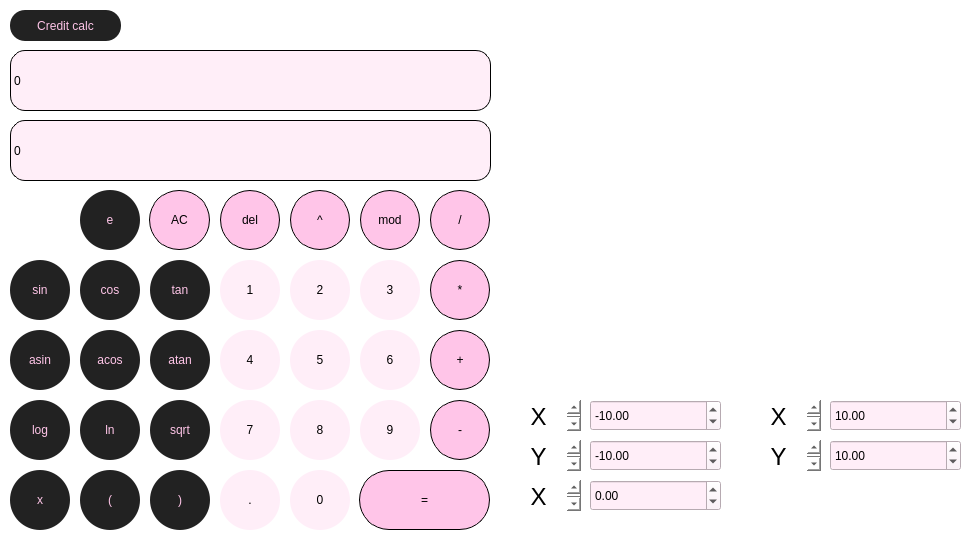
<?xml version="1.0" encoding="UTF-8"?>
<ui version="4.0">
 <class>CalcView</class>
 <widget class="QMainWindow" name="CalcView">
  <property name="geometry">
   <rect>
    <x>0</x>
    <y>0</y>
    <width>972</width>
    <height>536</height>
   </rect>
  </property>
  <property name="windowTitle">
   <string>SmartCalc v2.0</string>
  </property>
  <property name="styleSheet">
   <string notr="true">background-color: white;</string>
  </property>
  <widget class="QWidget" name="centralwidget">
   <widget class="QPushButton" name="num_1">
    <property name="geometry">
     <rect>
      <x>220</x>
      <y>260</y>
      <width>60</width>
      <height>60</height>
     </rect>
    </property>
    <property name="styleSheet">
     <string notr="true">QPushButton {
	background-color: #FFEEF8;
	border: none;
	border-radius: 30%;	
	color: #000000;
	font: 300 30pt;
}

QPushButton:pressed {
	background-color: #FFBBE3;
}</string>
    </property>
    <property name="text">
     <string>1</string>
    </property>
   </widget>
   <widget class="QPushButton" name="num_2">
    <property name="geometry">
     <rect>
      <x>290</x>
      <y>260</y>
      <width>60</width>
      <height>60</height>
     </rect>
    </property>
    <property name="styleSheet">
     <string notr="true">QPushButton {
	background-color: #FFEEF8;
	border: none;
	border-radius: 30%;	
	color: #000000;
	font: 300 30pt;
}

QPushButton:pressed {
	background-color: #FFBBE3;
}</string>
    </property>
    <property name="text">
     <string>2</string>
    </property>
   </widget>
   <widget class="QPushButton" name="num_3">
    <property name="geometry">
     <rect>
      <x>360</x>
      <y>260</y>
      <width>60</width>
      <height>60</height>
     </rect>
    </property>
    <property name="styleSheet">
     <string notr="true">QPushButton {
	background-color: #FFEEF8;
	border: none;
	border-radius: 30%;	
	color: #000000;
	font: 300 30pt;
}

QPushButton:pressed {
	background-color: #FFBBE3;
}</string>
    </property>
    <property name="text">
     <string>3</string>
    </property>
   </widget>
   <widget class="QPushButton" name="num_4">
    <property name="geometry">
     <rect>
      <x>220</x>
      <y>330</y>
      <width>60</width>
      <height>60</height>
     </rect>
    </property>
    <property name="autoFillBackground">
     <bool>false</bool>
    </property>
    <property name="styleSheet">
     <string notr="true">QPushButton {
	background-color: #FFEEF8;
	border: none;
	border-radius: 30%;	
	color: #000000;
	font: 300 30pt;
}

QPushButton:pressed {
	background-color: #FFBBE3;
}</string>
    </property>
    <property name="text">
     <string>4</string>
    </property>
   </widget>
   <widget class="QPushButton" name="num_5">
    <property name="geometry">
     <rect>
      <x>290</x>
      <y>330</y>
      <width>60</width>
      <height>60</height>
     </rect>
    </property>
    <property name="styleSheet">
     <string notr="true">QPushButton {
	background-color: #FFEEF8;
	border: none;
	border-radius: 30%;	
	color: #000000;
	font: 300 30pt;
}

QPushButton:pressed {
	background-color: #FFBBE3;
}</string>
    </property>
    <property name="text">
     <string>5</string>
    </property>
   </widget>
   <widget class="QPushButton" name="num_6">
    <property name="geometry">
     <rect>
      <x>360</x>
      <y>330</y>
      <width>60</width>
      <height>60</height>
     </rect>
    </property>
    <property name="styleSheet">
     <string notr="true">QPushButton {
	background-color: #FFEEF8;
	border: none;
	border-radius: 30%;	
	color: #000000;
	font: 300 30pt;
}

QPushButton:pressed {
	background-color: #FFBBE3;
}</string>
    </property>
    <property name="text">
     <string>6</string>
    </property>
   </widget>
   <widget class="QPushButton" name="num_7">
    <property name="geometry">
     <rect>
      <x>220</x>
      <y>400</y>
      <width>60</width>
      <height>60</height>
     </rect>
    </property>
    <property name="styleSheet">
     <string notr="true">QPushButton {
	background-color: #FFEEF8;
	border: none;
	border-radius: 30%;	
	color: #000000;
	font: 300 30pt;
}

QPushButton:pressed {
	background-color: #FFBBE3;
}</string>
    </property>
    <property name="text">
     <string>7</string>
    </property>
   </widget>
   <widget class="QPushButton" name="num_8">
    <property name="geometry">
     <rect>
      <x>290</x>
      <y>400</y>
      <width>60</width>
      <height>60</height>
     </rect>
    </property>
    <property name="styleSheet">
     <string notr="true">QPushButton {
	background-color: #FFEEF8;
	border: none;
	border-radius: 30%;	
	color: #000000;
	font: 300 30pt;
}

QPushButton:pressed {
	background-color: #FFBBE3;
}</string>
    </property>
    <property name="text">
     <string>8</string>
    </property>
   </widget>
   <widget class="QPushButton" name="num_9">
    <property name="geometry">
     <rect>
      <x>360</x>
      <y>400</y>
      <width>60</width>
      <height>60</height>
     </rect>
    </property>
    <property name="styleSheet">
     <string notr="true">QPushButton {
	background-color: #FFEEF8;
	border: none;
	border-radius: 30%;	
	color: #000000;
	font: 300 30pt;
}

QPushButton:pressed {
	background-color: #FFBBE3;
}</string>
    </property>
    <property name="text">
     <string>9</string>
    </property>
   </widget>
   <widget class="QPushButton" name="num_0">
    <property name="geometry">
     <rect>
      <x>290</x>
      <y>470</y>
      <width>60</width>
      <height>60</height>
     </rect>
    </property>
    <property name="styleSheet">
     <string notr="true">QPushButton {
	background-color: #FFEEF8;
	border: none;
	border-radius: 30%;	
	color: #000000;
	font: 300 30pt;
}

QPushButton:pressed {
	background-color: #FFBBE3;
}</string>
    </property>
    <property name="text">
     <string>0</string>
    </property>
   </widget>
   <widget class="QPushButton" name="dot">
    <property name="geometry">
     <rect>
      <x>220</x>
      <y>470</y>
      <width>60</width>
      <height>60</height>
     </rect>
    </property>
    <property name="styleSheet">
     <string notr="true">QPushButton {
	background-color: #FFEEF8;
	border: none;
	border-radius: 30%;	
	color: #000000;
	font: 300 30pt;
}

QPushButton:pressed {
	background-color: #FFBBE3;
}</string>
    </property>
    <property name="text">
     <string>.</string>
    </property>
   </widget>
   <widget class="QPushButton" name="eq">
    <property name="geometry">
     <rect>
      <x>359</x>
      <y>470</y>
      <width>131</width>
      <height>60</height>
     </rect>
    </property>
    <property name="styleSheet">
     <string notr="true">QPushButton {
	background-color: #FFC5E8;
	border: none;
	border-radius: 30%;	
	color: #000000;
	font: 300 25pt;
	border: 1px solid black;
}
QPushButton:pressed {
	background-color: #ffa5db;
}</string>
    </property>
    <property name="text">
     <string>=</string>
    </property>
   </widget>
   <widget class="QPushButton" name="minus">
    <property name="geometry">
     <rect>
      <x>430</x>
      <y>400</y>
      <width>60</width>
      <height>60</height>
     </rect>
    </property>
    <property name="styleSheet">
     <string notr="true">QPushButton {
	background-color: #FFC5E8;
	border: none;
	border-radius: 30%;	
	color: #000000;
	font: 300 25pt;
	border: 1px solid black;
}
QPushButton:pressed {
	background-color: #ffa5db;
}</string>
    </property>
    <property name="text">
     <string>-</string>
    </property>
   </widget>
   <widget class="QPushButton" name="plus">
    <property name="geometry">
     <rect>
      <x>430</x>
      <y>330</y>
      <width>60</width>
      <height>60</height>
     </rect>
    </property>
    <property name="styleSheet">
     <string notr="true">QPushButton {
	background-color: #FFC5E8;
	border: none;
	border-radius: 30%;	
	color: #000000;
	font: 300 25pt;
	border: 1px solid black;
}
QPushButton:pressed {
	background-color: #ffa5db;
}</string>
    </property>
    <property name="text">
     <string>+</string>
    </property>
   </widget>
   <widget class="QPushButton" name="mul">
    <property name="geometry">
     <rect>
      <x>430</x>
      <y>260</y>
      <width>60</width>
      <height>60</height>
     </rect>
    </property>
    <property name="styleSheet">
     <string notr="true">QPushButton {
	background-color: #FFC5E8;
	border: none;
	border-radius: 30%;	
	color: #000000;
	font: 300 25pt;
	border: 1px solid black;
}
QPushButton:pressed {
	background-color: #ffa5db;
}</string>
    </property>
    <property name="text">
     <string>*</string>
    </property>
   </widget>
   <widget class="QPushButton" name="div">
    <property name="geometry">
     <rect>
      <x>430</x>
      <y>190</y>
      <width>60</width>
      <height>60</height>
     </rect>
    </property>
    <property name="styleSheet">
     <string notr="true">QPushButton {
	background-color: #FFC5E8;
	border: none;
	border-radius: 30%;	
	color: #000000;
	font: 300 25pt;
	border: 1px solid black;
}
QPushButton:pressed {
	background-color: #ffa5db;
}</string>
    </property>
    <property name="text">
     <string>/</string>
    </property>
   </widget>
   <widget class="QPushButton" name="del">
    <property name="geometry">
     <rect>
      <x>220</x>
      <y>190</y>
      <width>60</width>
      <height>60</height>
     </rect>
    </property>
    <property name="styleSheet">
     <string notr="true">QPushButton {
	background-color: #FFC5E8;
	border: none;
	border-radius: 30%;	
	color: #000000;
	font: 300 25pt;
	border: 1px solid black;
}
QPushButton:pressed {
	background-color: #ffa5db;
}</string>
    </property>
    <property name="text">
     <string>del</string>
    </property>
   </widget>
   <widget class="QPushButton" name="clear">
    <property name="geometry">
     <rect>
      <x>149</x>
      <y>190</y>
      <width>61</width>
      <height>60</height>
     </rect>
    </property>
    <property name="styleSheet">
     <string notr="true">QPushButton {
	background-color: #FFC5E8;
	border: none;
	border-radius: 30%;	
	color: #000000;
	font: 300 25pt;
	border: 1px solid black;
}
QPushButton:pressed {
	background-color: #ffa5db;
}</string>
    </property>
    <property name="text">
     <string>AC</string>
    </property>
   </widget>
   <widget class="QPushButton" name="mod">
    <property name="geometry">
     <rect>
      <x>360</x>
      <y>190</y>
      <width>60</width>
      <height>60</height>
     </rect>
    </property>
    <property name="styleSheet">
     <string notr="true">QPushButton {
	background-color: #FFC5E8;
	border: none;
	border-radius: 30%;	
	color: #000000;
	font: 300 25pt;
	border: 1px solid black;
}
QPushButton:pressed {
	background-color: #ffa5db;
}</string>
    </property>
    <property name="text">
     <string>mod</string>
    </property>
   </widget>
   <widget class="QPushButton" name="sin">
    <property name="geometry">
     <rect>
      <x>10</x>
      <y>260</y>
      <width>60</width>
      <height>60</height>
     </rect>
    </property>
    <property name="styleSheet">
     <string notr="true">QPushButton {
	background-color: #222222;
	border: none;
	border-radius: 30%;	
	color: #FFC5E8;
	font: 500 22pt;
}
QPushButton:pressed {
	background-color: #3C3C3C;
}</string>
    </property>
    <property name="text">
     <string>sin</string>
    </property>
   </widget>
   <widget class="QPushButton" name="cos">
    <property name="geometry">
     <rect>
      <x>80</x>
      <y>260</y>
      <width>60</width>
      <height>60</height>
     </rect>
    </property>
    <property name="styleSheet">
     <string notr="true">QPushButton {
	background-color: #222222;
	border: none;
	border-radius: 30%;	
	color: #FFC5E8;
	font: 500 22pt;
}
QPushButton:pressed {
	background-color: #3C3C3C;
}</string>
    </property>
    <property name="text">
     <string>cos</string>
    </property>
   </widget>
   <widget class="QPushButton" name="tan">
    <property name="geometry">
     <rect>
      <x>150</x>
      <y>260</y>
      <width>60</width>
      <height>60</height>
     </rect>
    </property>
    <property name="styleSheet">
     <string notr="true">QPushButton {
	background-color: #222222;
	border: none;
	border-radius: 30%;	
	color: #FFC5E8;
	font: 500 22pt;
}
QPushButton:pressed {
	background-color: #3C3C3C;
}</string>
    </property>
    <property name="text">
     <string>tan</string>
    </property>
   </widget>
   <widget class="QPushButton" name="asin">
    <property name="geometry">
     <rect>
      <x>10</x>
      <y>330</y>
      <width>60</width>
      <height>60</height>
     </rect>
    </property>
    <property name="styleSheet">
     <string notr="true">QPushButton {
	background-color: #222222;
	border: none;
	border-radius: 30%;	
	color: #FFC5E8;
	font: 500 22pt;
}
QPushButton:pressed {
	background-color: #3C3C3C;
}</string>
    </property>
    <property name="text">
     <string>asin</string>
    </property>
   </widget>
   <widget class="QPushButton" name="acos">
    <property name="geometry">
     <rect>
      <x>80</x>
      <y>330</y>
      <width>60</width>
      <height>60</height>
     </rect>
    </property>
    <property name="styleSheet">
     <string notr="true">QPushButton {
	background-color: #222222;
	border: none;
	border-radius: 30%;	
	color: #FFC5E8;
	font: 500 22pt;
}
QPushButton:pressed {
	background-color: #3C3C3C;
}</string>
    </property>
    <property name="text">
     <string>acos</string>
    </property>
   </widget>
   <widget class="QPushButton" name="atan">
    <property name="geometry">
     <rect>
      <x>150</x>
      <y>330</y>
      <width>60</width>
      <height>60</height>
     </rect>
    </property>
    <property name="styleSheet">
     <string notr="true">QPushButton {
	background-color: #222222;
	border: none;
	border-radius: 30%;	
	color: #FFC5E8;
	font: 500 22pt;
}
QPushButton:pressed {
	background-color: #3C3C3C;
}</string>
    </property>
    <property name="text">
     <string>atan</string>
    </property>
   </widget>
   <widget class="QPushButton" name="log">
    <property name="geometry">
     <rect>
      <x>10</x>
      <y>400</y>
      <width>60</width>
      <height>60</height>
     </rect>
    </property>
    <property name="styleSheet">
     <string notr="true">QPushButton {
	background-color: #222222;
	border: none;
	border-radius: 30%;	
	color: #FFC5E8;
	font: 500 22pt;
}
QPushButton:pressed {
	background-color: #3C3C3C;
}</string>
    </property>
    <property name="text">
     <string>log</string>
    </property>
   </widget>
   <widget class="QPushButton" name="sqrt">
    <property name="geometry">
     <rect>
      <x>150</x>
      <y>400</y>
      <width>60</width>
      <height>60</height>
     </rect>
    </property>
    <property name="styleSheet">
     <string notr="true">QPushButton {
	background-color: #222222;
	border: none;
	border-radius: 30%;	
	color: #FFC5E8;
	font: 500 22pt;
}
QPushButton:pressed {
	background-color: #3C3C3C;
}</string>
    </property>
    <property name="text">
     <string>sqrt</string>
    </property>
   </widget>
   <widget class="QPushButton" name="ln">
    <property name="geometry">
     <rect>
      <x>80</x>
      <y>400</y>
      <width>60</width>
      <height>60</height>
     </rect>
    </property>
    <property name="styleSheet">
     <string notr="true">QPushButton {
	background-color: #222222;
	border: none;
	border-radius: 30%;	
	color: #FFC5E8;
	font: 500 22pt;
}
QPushButton:pressed {
	background-color: #3C3C3C;
}</string>
    </property>
    <property name="text">
     <string>ln</string>
    </property>
   </widget>
   <widget class="QPushButton" name="brace_open">
    <property name="geometry">
     <rect>
      <x>80</x>
      <y>470</y>
      <width>60</width>
      <height>60</height>
     </rect>
    </property>
    <property name="styleSheet">
     <string notr="true">QPushButton {
	background-color: #222222;
	border: none;
	border-radius: 30%;	
	color: #FFC5E8;
	font: 500 22pt;
}
QPushButton:pressed {
	background-color: #3C3C3C;
}</string>
    </property>
    <property name="text">
     <string>(</string>
    </property>
   </widget>
   <widget class="QPushButton" name="brace_close">
    <property name="geometry">
     <rect>
      <x>150</x>
      <y>470</y>
      <width>60</width>
      <height>60</height>
     </rect>
    </property>
    <property name="styleSheet">
     <string notr="true">QPushButton {
	background-color: #222222;
	border: none;
	border-radius: 30%;	
	color: #FFC5E8;
	font: 500 22pt;
}
QPushButton:pressed {
	background-color: #3C3C3C;
}</string>
    </property>
    <property name="text">
     <string>)</string>
    </property>
   </widget>
   <widget class="QLabel" name="label_result">
    <property name="enabled">
     <bool>true</bool>
    </property>
    <property name="geometry">
     <rect>
      <x>10</x>
      <y>120</y>
      <width>481</width>
      <height>61</height>
     </rect>
    </property>
    <property name="styleSheet">
     <string notr="true">QLabel {
	background-color: #FFEEF8;
	border-radius: 15px;
	font: 400 25pt;
	qproperty-alignment: 'AlignVCenter | AlignRight';
	padding-right: 10px;
	color: black;
	border: 1px solid black;
}</string>
    </property>
    <property name="text">
     <string>0</string>
    </property>
   </widget>
   <widget class="QPushButton" name="x">
    <property name="geometry">
     <rect>
      <x>10</x>
      <y>470</y>
      <width>60</width>
      <height>60</height>
     </rect>
    </property>
    <property name="styleSheet">
     <string notr="true">QPushButton {
	background-color: #222222;
	border: none;
	border-radius: 30%;	
	color: #FFC5E8;
	font: 500 22pt;
}
QPushButton:pressed {
	background-color: #3C3C3C;
}</string>
    </property>
    <property name="text">
     <string>x</string>
    </property>
   </widget>
   <widget class="QLabel" name="label_equation">
    <property name="enabled">
     <bool>true</bool>
    </property>
    <property name="geometry">
     <rect>
      <x>10</x>
      <y>50</y>
      <width>481</width>
      <height>61</height>
     </rect>
    </property>
    <property name="styleSheet">
     <string notr="true">QLabel {
	background-color: #FFEEF8;
	border-radius: 15px;
	font: 400 25pt;
	qproperty-alignment: 'AlignVCenter | AlignRight';
	padding-right: 10px;
	color: black;
	border: 1px solid black;
}</string>
    </property>
    <property name="text">
     <string>0</string>
    </property>
   </widget>
   <widget class="QPushButton" name="degree">
    <property name="geometry">
     <rect>
      <x>290</x>
      <y>190</y>
      <width>60</width>
      <height>60</height>
     </rect>
    </property>
    <property name="styleSheet">
     <string notr="true">QPushButton {
	background-color: #FFC5E8;
	border: none;
	border-radius: 30%;	
	color: #000000;
	font: 300 25pt;
	border: 1px solid black;
}
QPushButton:pressed {
	background-color: #ffa5db;
}</string>
    </property>
    <property name="text">
     <string>^</string>
    </property>
   </widget>
   <widget class="QPushButton" name="e">
    <property name="geometry">
     <rect>
      <x>80</x>
      <y>190</y>
      <width>60</width>
      <height>60</height>
     </rect>
    </property>
    <property name="styleSheet">
     <string notr="true">QPushButton {
	background-color: #222222;
	border: none;
	border-radius: 30%;	
	color: #FFC5E8;
	font: 500 22pt;
}
QPushButton:pressed {
	background-color: #3C3C3C;
}</string>
    </property>
    <property name="text">
     <string>e</string>
    </property>
   </widget>
   <widget class="QCustomPlot" name="widget" native="true">
    <property name="geometry">
     <rect>
      <x>510</x>
      <y>50</y>
      <width>451</width>
      <height>341</height>
     </rect>
    </property>
   </widget>
   <widget class="QDoubleSpinBox" name="x_begin_value">
    <property name="geometry">
     <rect>
      <x>590</x>
      <y>400</y>
      <width>131</width>
      <height>31</height>
     </rect>
    </property>
    <property name="focusPolicy">
     <enum>Qt::ClickFocus</enum>
    </property>
    <property name="whatsThis">
     <string notr="true"/>
    </property>
    <property name="accessibleName">
     <string notr="true"/>
    </property>
    <property name="accessibleDescription">
     <string/>
    </property>
    <property name="styleSheet">
     <string notr="true">background-color: #FFEEF8;
font: 400 14pt;
color: black;
qproperty-alignment: AlignLeft;
</string>
    </property>
    <property name="minimum">
     <double>-1000000.000000000000000</double>
    </property>
    <property name="maximum">
     <double>1000000.000000000000000</double>
    </property>
    <property name="value">
     <double>-10.000000000000000</double>
    </property>
   </widget>
   <widget class="QDoubleSpinBox" name="x_end_value">
    <property name="geometry">
     <rect>
      <x>830</x>
      <y>400</y>
      <width>131</width>
      <height>31</height>
     </rect>
    </property>
    <property name="focusPolicy">
     <enum>Qt::ClickFocus</enum>
    </property>
    <property name="styleSheet">
     <string notr="true">background-color: #FFEEF8;
font: 400 14pt;
color: black;
qproperty-alignment: AlignLeft;
</string>
    </property>
    <property name="minimum">
     <double>-1000000.000000000000000</double>
    </property>
    <property name="maximum">
     <double>1000000.000000000000000</double>
    </property>
    <property name="value">
     <double>10.000000000000000</double>
    </property>
   </widget>
   <widget class="QDoubleSpinBox" name="y_begin_value">
    <property name="geometry">
     <rect>
      <x>590</x>
      <y>440</y>
      <width>131</width>
      <height>31</height>
     </rect>
    </property>
    <property name="focusPolicy">
     <enum>Qt::ClickFocus</enum>
    </property>
    <property name="styleSheet">
     <string notr="true">background-color: #FFEEF8;
font: 400 14pt;
color: black;
qproperty-alignment: AlignLeft;
</string>
    </property>
    <property name="minimum">
     <double>-1000000.000000000000000</double>
    </property>
    <property name="maximum">
     <double>1000000.000000000000000</double>
    </property>
    <property name="value">
     <double>-10.000000000000000</double>
    </property>
   </widget>
   <widget class="QDoubleSpinBox" name="y_end_value">
    <property name="geometry">
     <rect>
      <x>830</x>
      <y>440</y>
      <width>131</width>
      <height>31</height>
     </rect>
    </property>
    <property name="focusPolicy">
     <enum>Qt::ClickFocus</enum>
    </property>
    <property name="styleSheet">
     <string notr="true">background-color: #FFEEF8;
font: 400 14pt;
color: black;
qproperty-alignment: AlignLeft;
</string>
    </property>
    <property name="minimum">
     <double>-1000000.000000000000000</double>
    </property>
    <property name="maximum">
     <double>1000000.000000000000000</double>
    </property>
    <property name="value">
     <double>10.000000000000000</double>
    </property>
   </widget>
   <widget class="QDoubleSpinBox" name="x_value">
    <property name="geometry">
     <rect>
      <x>590</x>
      <y>480</y>
      <width>131</width>
      <height>31</height>
     </rect>
    </property>
    <property name="focusPolicy">
     <enum>Qt::ClickFocus</enum>
    </property>
    <property name="styleSheet">
     <string notr="true">background-color: #FFEEF8;
font: 400 14pt;
color: black;
qproperty-alignment: AlignLeft;
</string>
    </property>
    <property name="minimum">
     <double>-1000000.000000000000000</double>
    </property>
    <property name="maximum">
     <double>1000000.000000000000000</double>
    </property>
    <property name="value">
     <double>0.000000000000000</double>
    </property>
   </widget>
   <widget class="QTextEdit" name="textEdit">
    <property name="enabled">
     <bool>true</bool>
    </property>
    <property name="geometry">
     <rect>
      <x>510</x>
      <y>400</y>
      <width>71</width>
      <height>31</height>
     </rect>
    </property>
    <property name="styleSheet">
     <string notr="true">border: none;
background-color: rgba(255, 255, 255, 0);</string>
    </property>
    <property name="readOnly">
     <bool>true</bool>
    </property>
    <property name="html">
     <string>&lt;!DOCTYPE HTML PUBLIC &quot;-//W3C//DTD HTML 4.0//EN&quot; &quot;http://www.w3.org/TR/REC-html40/strict.dtd&quot;&gt;
&lt;html&gt;&lt;head&gt;&lt;meta name=&quot;qrichtext&quot; content=&quot;1&quot; /&gt;&lt;meta charset=&quot;utf-8&quot; /&gt;&lt;style type=&quot;text/css&quot;&gt;
p, li { white-space: pre-wrap; }
hr { height: 1px; border-width: 0; }
li.unchecked::marker { content: &quot;\2610&quot;; }
li.checked::marker { content: &quot;\2612&quot;; }
&lt;/style&gt;&lt;/head&gt;&lt;body style=&quot; font-family:'.AppleSystemUIFont'; font-size:13pt; font-weight:400; font-style:normal;&quot;&gt;
&lt;p align=&quot;center&quot; style=&quot; margin-top:0px; margin-bottom:0px; margin-left:0px; margin-right:0px; -qt-block-indent:0; text-indent:0px;&quot;&gt;&lt;span style=&quot; font-size:18pt;&quot;&gt;X begin&lt;/span&gt;&lt;/p&gt;&lt;/body&gt;&lt;/html&gt;</string>
    </property>
   </widget>
   <widget class="QTextEdit" name="textEdit_2">
    <property name="geometry">
     <rect>
      <x>750</x>
      <y>400</y>
      <width>71</width>
      <height>31</height>
     </rect>
    </property>
    <property name="styleSheet">
     <string notr="true">border: none;
	background-color: rgba(255, 255, 255, 0);</string>
    </property>
    <property name="readOnly">
     <bool>true</bool>
    </property>
    <property name="html">
     <string>&lt;!DOCTYPE HTML PUBLIC &quot;-//W3C//DTD HTML 4.0//EN&quot; &quot;http://www.w3.org/TR/REC-html40/strict.dtd&quot;&gt;
&lt;html&gt;&lt;head&gt;&lt;meta name=&quot;qrichtext&quot; content=&quot;1&quot; /&gt;&lt;meta charset=&quot;utf-8&quot; /&gt;&lt;style type=&quot;text/css&quot;&gt;
p, li { white-space: pre-wrap; }
hr { height: 1px; border-width: 0; }
li.unchecked::marker { content: &quot;\2610&quot;; }
li.checked::marker { content: &quot;\2612&quot;; }
&lt;/style&gt;&lt;/head&gt;&lt;body style=&quot; font-family:'.AppleSystemUIFont'; font-size:13pt; font-weight:400; font-style:normal;&quot;&gt;
&lt;p align=&quot;center&quot; style=&quot; margin-top:0px; margin-bottom:0px; margin-left:0px; margin-right:0px; -qt-block-indent:0; text-indent:0px;&quot;&gt;&lt;span style=&quot; font-size:18pt;&quot;&gt;X end&lt;/span&gt;&lt;/p&gt;&lt;/body&gt;&lt;/html&gt;</string>
    </property>
   </widget>
   <widget class="QTextEdit" name="textEdit_3">
    <property name="geometry">
     <rect>
      <x>510</x>
      <y>440</y>
      <width>71</width>
      <height>31</height>
     </rect>
    </property>
    <property name="styleSheet">
     <string notr="true">border: none;
	background-color: rgba(255, 255, 255, 0);</string>
    </property>
    <property name="readOnly">
     <bool>true</bool>
    </property>
    <property name="html">
     <string>&lt;!DOCTYPE HTML PUBLIC &quot;-//W3C//DTD HTML 4.0//EN&quot; &quot;http://www.w3.org/TR/REC-html40/strict.dtd&quot;&gt;
&lt;html&gt;&lt;head&gt;&lt;meta name=&quot;qrichtext&quot; content=&quot;1&quot; /&gt;&lt;meta charset=&quot;utf-8&quot; /&gt;&lt;style type=&quot;text/css&quot;&gt;
p, li { white-space: pre-wrap; }
hr { height: 1px; border-width: 0; }
li.unchecked::marker { content: &quot;\2610&quot;; }
li.checked::marker { content: &quot;\2612&quot;; }
&lt;/style&gt;&lt;/head&gt;&lt;body style=&quot; font-family:'.AppleSystemUIFont'; font-size:13pt; font-weight:400; font-style:normal;&quot;&gt;
&lt;p align=&quot;center&quot; style=&quot; margin-top:0px; margin-bottom:0px; margin-left:0px; margin-right:0px; -qt-block-indent:0; text-indent:0px;&quot;&gt;&lt;span style=&quot; font-size:18pt;&quot;&gt;Y begin&lt;/span&gt;&lt;/p&gt;&lt;/body&gt;&lt;/html&gt;</string>
    </property>
   </widget>
   <widget class="QTextEdit" name="textEdit_4">
    <property name="geometry">
     <rect>
      <x>750</x>
      <y>440</y>
      <width>71</width>
      <height>31</height>
     </rect>
    </property>
    <property name="styleSheet">
     <string notr="true">border: none;
	background-color: rgba(255, 255, 255, 0);</string>
    </property>
    <property name="readOnly">
     <bool>true</bool>
    </property>
    <property name="html">
     <string>&lt;!DOCTYPE HTML PUBLIC &quot;-//W3C//DTD HTML 4.0//EN&quot; &quot;http://www.w3.org/TR/REC-html40/strict.dtd&quot;&gt;
&lt;html&gt;&lt;head&gt;&lt;meta name=&quot;qrichtext&quot; content=&quot;1&quot; /&gt;&lt;meta charset=&quot;utf-8&quot; /&gt;&lt;style type=&quot;text/css&quot;&gt;
p, li { white-space: pre-wrap; }
hr { height: 1px; border-width: 0; }
li.unchecked::marker { content: &quot;\2610&quot;; }
li.checked::marker { content: &quot;\2612&quot;; }
&lt;/style&gt;&lt;/head&gt;&lt;body style=&quot; font-family:'.AppleSystemUIFont'; font-size:13pt; font-weight:400; font-style:normal;&quot;&gt;
&lt;p align=&quot;center&quot; style=&quot; margin-top:0px; margin-bottom:0px; margin-left:0px; margin-right:0px; -qt-block-indent:0; text-indent:0px;&quot;&gt;&lt;span style=&quot; font-size:18pt;&quot;&gt;Y end&lt;/span&gt;&lt;/p&gt;&lt;/body&gt;&lt;/html&gt;</string>
    </property>
   </widget>
   <widget class="QTextEdit" name="textEdit_5">
    <property name="geometry">
     <rect>
      <x>510</x>
      <y>480</y>
      <width>71</width>
      <height>31</height>
     </rect>
    </property>
    <property name="styleSheet">
     <string notr="true">border: none;
	background-color: rgba(255, 255, 255, 0);</string>
    </property>
    <property name="readOnly">
     <bool>true</bool>
    </property>
    <property name="html">
     <string>&lt;!DOCTYPE HTML PUBLIC &quot;-//W3C//DTD HTML 4.0//EN&quot; &quot;http://www.w3.org/TR/REC-html40/strict.dtd&quot;&gt;
&lt;html&gt;&lt;head&gt;&lt;meta name=&quot;qrichtext&quot; content=&quot;1&quot; /&gt;&lt;meta charset=&quot;utf-8&quot; /&gt;&lt;style type=&quot;text/css&quot;&gt;
p, li { white-space: pre-wrap; }
hr { height: 1px; border-width: 0; }
li.unchecked::marker { content: &quot;\2610&quot;; }
li.checked::marker { content: &quot;\2612&quot;; }
&lt;/style&gt;&lt;/head&gt;&lt;body style=&quot; font-family:'.AppleSystemUIFont'; font-size:13pt; font-weight:400; font-style:normal;&quot;&gt;
&lt;p align=&quot;center&quot; style=&quot; margin-top:0px; margin-bottom:0px; margin-left:0px; margin-right:0px; -qt-block-indent:0; text-indent:0px;&quot;&gt;&lt;span style=&quot; font-size:18pt;&quot;&gt;X value&lt;/span&gt;&lt;/p&gt;&lt;/body&gt;&lt;/html&gt;</string>
    </property>
   </widget>
   <widget class="QPushButton" name="credit_calc">
    <property name="geometry">
     <rect>
      <x>10</x>
      <y>10</y>
      <width>111</width>
      <height>31</height>
     </rect>
    </property>
    <property name="styleSheet">
     <string notr="true">QPushButton {
	background-color: #222222;
	border: none;
	border-radius: 15px;
	color: #FFC5E8;
	font: 500 18pt;
}
QPushButton:pressed {
	background-color: #3C3C3C;
}</string>
    </property>
    <property name="text">
     <string>Credit calc</string>
    </property>
   </widget>
  </widget>
 </widget>
 <customwidgets>
  <customwidget>
   <class>QCustomPlot</class>
   <extends>QWidget</extends>
   <header>../view/calc/qcustomplot/qcustomplot.h</header>
   <container>1</container>
  </customwidget>
 </customwidgets>
 <resources/>
 <connections/>
</ui>
